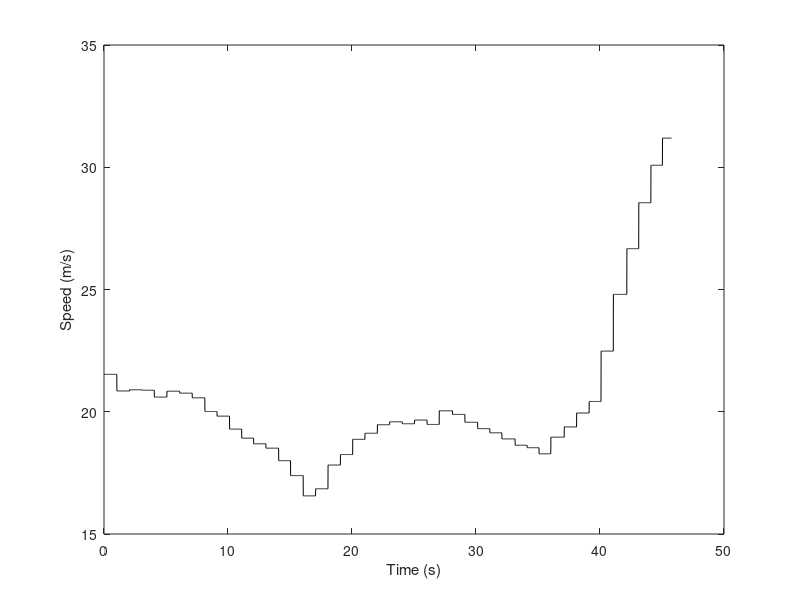
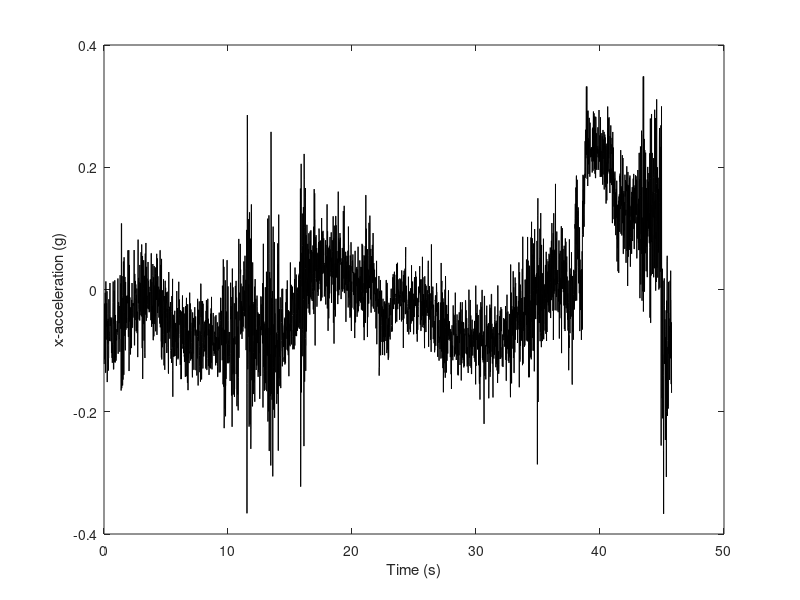

Source code (MATLAB) for these figures, in order: (Note: this script raises an error after producing the figures.)
clear all
close all
clc

addpath ../../MATLAB/GPS/

%time lat	long	alt	speed	course	verticalAccuracy	horizontalAccuracy	locTimeStamp	accelerationX	accelerationY	accelerationZ	HeadingX	HeadingY	HeadingZ	TrueHeading	MagneticHeading	HeadingAccuracy	RotationX	RotationY	RotationZ	motionYaw	motionRoll	motionPitch	motionRotationRateX	motionRotationRateY	motionRotationRateZ	motionUserAccelerationX	motionUserAccelerationY	motionUserAccelerationZ	en0	pdp_ip0	DeviceOrientation	State
d = load('chopped_2015-01-24_11-49-26.csv');%load data

t = d(:,1);
spd = d(:,5);
plot(t,spd,'k');
xlabel('Time (s)')
ylabel('Speed (m/s)')

figure
ax = -d(:,11);
plot(t,ax,'k')
xlabel('Time (s)')
ylabel('x-acceleration (g)')

lat = d(:,2);
lon = d(:,3);
alt = d(:,4);

for ind = 1:length(lat)
    enu = WGSLLA2ENU(lat(ind), lon(ind), alt(ind), lat(1), lon(1), alt(1));
    x(ind) = enu(1);
    y(ind) = enu(2);
    z(ind) = enu(3);
end

figure()
scatter(x,y,[],t,'o')
cb = colorbar('peer',gca);
set(get(cb,'ylabel'),'String','Time (s)')
axis equal
xlabel('East (m)')
ylabel('North (m)')

figure()
yaw = medfilt1(d(:,16),13);
course = d(:,6);
plot(t,yaw,t,course)

%now chop so that we get rid of repeat measurements.

indices = find(abs(diff(spd))>0);
spd = spd(indices);

x = x(indices);
y = y(indices);
t = t(indices);
course = course(indices);
%spd = spd(1:end-1);
v_east = [diff(x)'./diff(t)];
v_east = [v_east(1); v_east];

v_east_spd = spd.*sin(course*pi/180);

figure()
subplot(3,1,1)
plot(x,y)
axis equal
subplot(3,1,2)
plot(t,spd)
subplot(3,1,3)
plot(t,course)

figure()
plot(t,v_east,t,v_east_spd)

classdata_roundabout = [x' y' spd course];
save  classdata_roundabout.mat classdata_roundabout





